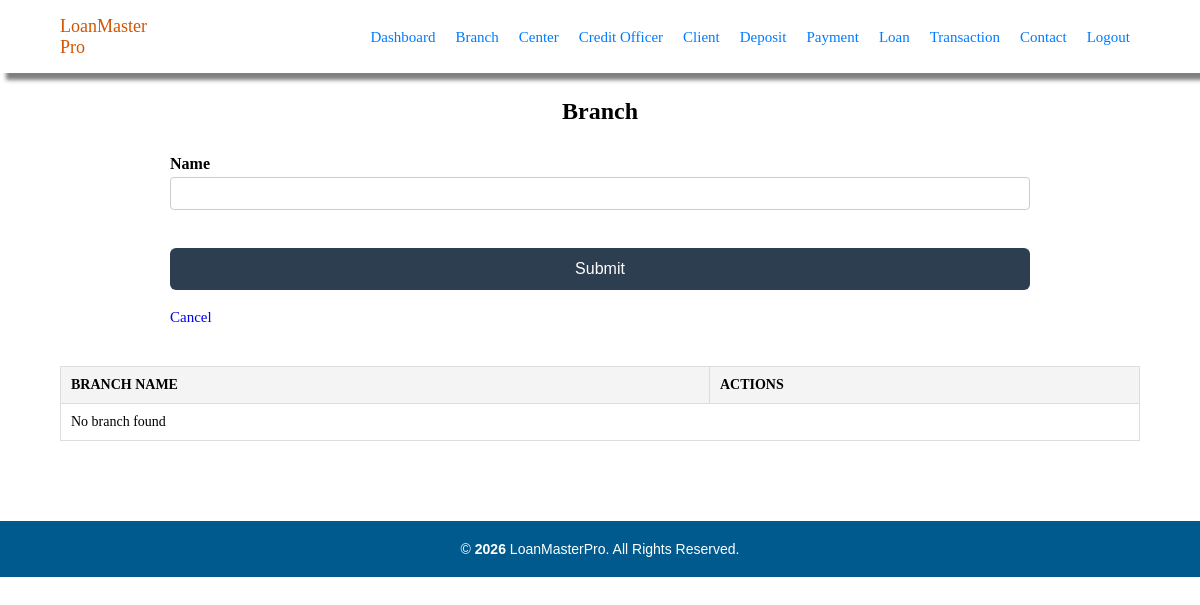
The app's page /branch/ (signed in), older data.
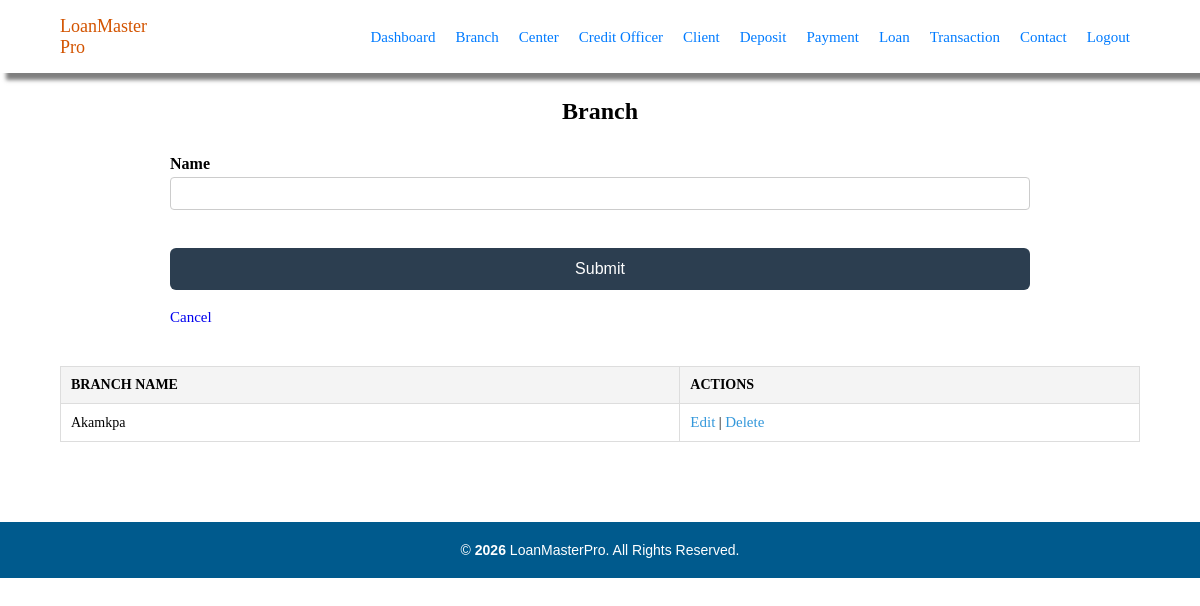
The same page, newer data.
### core/models.py (models this page shows, shortened)
class Branch(models.Model):
    user = models.ForeignKey(User, on_delete=models.CASCADE, null=True)
    name = models.CharField(max_length=200)

### core/views.py (the view)
# urls.py: path('branch/', views.branch_view, name='branch_view'),
def branch_view(request):
    if request.method =='POST':
        name = request.POST.get('name')
        branch = Branch.objects.create(name=name)
        return redirect('branch_list')
    if request.user.is_staff:
        branches = Branch.objects.all()
    else:
        branches = Branch.objects.filter(user=request.user)
    return render(request,'branch.html',{'branches':branches})

### core/templates/branch.html (shortened to what this page needs)
{% extends 'base.html' %} {% block content %}
<div class="container">
  <br />
  <h2>Branch</h2>
  <form method="POST" action="{% url 'branch_view' %}">
    <div class="form-group">
      <label for="name">Name</label>
      <input type="text" name="name" id="name" />
    </div>
    <br />
    <div class="form-group">
      <button type="submit">Submit</button>
      <br /><br />
      <a href="{% url 'dashboard' %}">Cancel</a>
    </div>
  </form>
  <div class="desktop-view">
    <table>
      <thead>
        <tr>
          <th>Branch Name</th>
          <th>Actions</th>
        </tr>
      </thead>
      <tbody>
        {% for branch in branches %}
        <tr>
          <td>{{branch.name}}</td>
          <td>
            <a href="{% url 'edit_branch_view' branch.id %}">Edit</a> |
            <a href="{% url 'delete_branch_view' branch.id %}">Delete</a>
          </td>
        </tr>
        {% empty %}
        <tr>
          <td colspan="5">No branch found</td>
        </tr>
        {% endfor %}
      </tbody>
    </table>
  </div>
</div>
{% endblock %}

Row changes from the older to the newer data that the page shows:
added Branch: name "Akamkpa"
Text that changed along with them:
text no longer shown: "No branch found"
